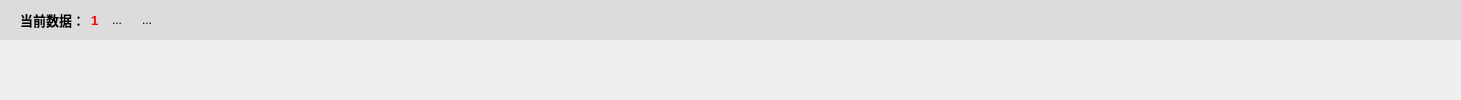
      <widget class="QWidget" name="page_Canvas_CWT">
       <property name="sizePolicy">
        <sizepolicy hsizetype="Expanding" vsizetype="Expanding">
         <horstretch>0</horstretch>
         <verstretch>0</verstretch>
        </sizepolicy>
       </property>
       <layout class="QGridLayout" name="gridLayout_Canvas_CWT">
        <property name="leftMargin">
         <number>0</number>
        </property>
        <property name="topMargin">
         <number>0</number>
        </property>
        <property name="rightMargin">
         <number>0</number>
        </property>
        <property name="bottomMargin">
         <number>0</number>
        </property>
        <property name="spacing">
         <number>0</number>
        </property>
        <item row="0" column="0">
         <widget class="QWidget" name="widget" native="true">
          <property name="sizePolicy">
           <sizepolicy hsizetype="Expanding" vsizetype="Expanding">
            <horstretch>0</horstretch>
            <verstretch>0</verstretch>
           </sizepolicy>
          </property>
          <property name="minimumSize">
           <size>
            <width>0</width>
            <height>40</height>
           </size>
          </property>
          <property name="maximumSize">
           <size>
            <width>16777215</width>
            <height>40</height>
           </size>
          </property>
          <property name="palette">
           <palette>
            <active>
             <colorrole role="Base">
              <brush brushstyle="SolidPattern">
               <color alpha="255">
                <red>255</red>
                <green>255</green>
                <blue>255</blue>
               </color>
              </brush>
             </colorrole>
             <colorrole role="Window">
              <brush brushstyle="SolidPattern">
               <color alpha="255">
                <red>220</red>
                <green>220</green>
                <blue>220</blue>
               </color>
              </brush>
             </colorrole>
            </active>
            <inactive>
             <colorrole role="Base">
              <brush brushstyle="SolidPattern">
               <color alpha="255">
                <red>255</red>
                <green>255</green>
                <blue>255</blue>
               </color>
              </brush>
             </colorrole>
             <colorrole role="Window">
              <brush brushstyle="SolidPattern">
               <color alpha="255">
                <red>220</red>
                <green>220</green>
                <blue>220</blue>
               </color>
              </brush>
             </colorrole>
            </inactive>
            <disabled>
             <colorrole role="Base">
              <brush brushstyle="SolidPattern">
               <color alpha="255">
                <red>220</red>
                <green>220</green>
                <blue>220</blue>
               </color>
              </brush>
             </colorrole>
             <colorrole role="Window">
              <brush brushstyle="SolidPattern">
               <color alpha="255">
                <red>220</red>
                <green>220</green>
                <blue>220</blue>
               </color>
              </brush>
             </colorrole>
            </disabled>
           </palette>
          </property>
          <property name="autoFillBackground">
           <bool>true</bool>
          </property>
          <layout class="QHBoxLayout" name="horizontalLayout">
           <property name="spacing">
            <number>6</number>
           </property>
           <property name="leftMargin">
            <number>20</number>
           </property>
           <property name="topMargin">
            <number>0</number>
           </property>
           <property name="rightMargin">
            <number>0</number>
           </property>
           <property name="bottomMargin">
            <number>0</number>
           </property>
           <item>
            <widget class="QLabel" name="label">
             <property name="font">
              <font>
               <pointsize>10</pointsize>
               <weight>75</weight>
               <bold>true</bold>
              </font>
             </property>
             <property name="text">
              <string>当前数据：</string>
             </property>
            </widget>
           </item>
           <item>
            <widget class="QLabel" name="label_2">
             <property name="palette">
              <palette>
               <active>
                <colorrole role="WindowText">
                 <brush brushstyle="SolidPattern">
                  <color alpha="255">
                   <red>255</red>
                   <green>0</green>
                   <blue>0</blue>
                  </color>
                 </brush>
                </colorrole>
               </active>
               <inactive>
                <colorrole role="WindowText">
                 <brush brushstyle="SolidPattern">
                  <color alpha="255">
                   <red>255</red>
                   <green>0</green>
                   <blue>0</blue>
                  </color>
                 </brush>
                </colorrole>
               </inactive>
               <disabled>
                <colorrole role="WindowText">
                 <brush brushstyle="SolidPattern">
                  <color alpha="255">
                   <red>120</red>
                   <green>120</green>
                   <blue>120</blue>
                  </color>
                 </brush>
                </colorrole>
               </disabled>
              </palette>
             </property>
             <property name="font">
              <font>
               <pointsize>10</pointsize>
               <weight>75</weight>
               <bold>true</bold>
              </font>
             </property>
             <property name="autoFillBackground">
              <bool>true</bool>
             </property>
             <property name="text">
              <string>1</string>
             </property>
            </widget>
           </item>
           <item>
            <widget class="QToolButton" name="toolButton_3">
             <property name="text">
              <string>...</string>
             </property>
             <property name="icon">
              <iconset>
               <normaloff>Util/ICO/left.png</normaloff>Util/ICO/left.png</iconset>
             </property>
             <property name="iconSize">
              <size>
               <width>25</width>
               <height>25</height>
              </size>
             </property>
             <property name="autoRaise">
              <bool>true</bool>
             </property>
            </widget>
           </item>
           <item>
            <widget class="QToolButton" name="toolButton_4">
             <property name="text">
              <string>...</string>
             </property>
             <property name="icon">
              <iconset>
               <normaloff>Util/ICO/right.png</normaloff>Util/ICO/right.png</iconset>
             </property>
             <property name="iconSize">
              <size>
               <width>25</width>
               <height>25</height>
              </size>
             </property>
             <property name="autoRaise">
              <bool>true</bool>
             </property>
            </widget>
           </item>
           <item>
            <spacer name="horizontalSpacer">
             <property name="orientation">
              <enum>Qt::Horizontal</enum>
             </property>
             <property name="sizeHint" stdset="0">
              <size>
               <width>1302</width>
               <height>20</height>
              </size>
             </property>
            </spacer>
           </item>
          </layout>
         </widget>
        </item>
        <item row="1" column="0">
         <widget class="QWidget" name="page_Canvas_CWT_Paint" native="true">
          <layout class="QGridLayout" name="gridLayout_Canvas_CWT_Paint"/>
         </widget>
        </item>
       </layout>
      </widget>
